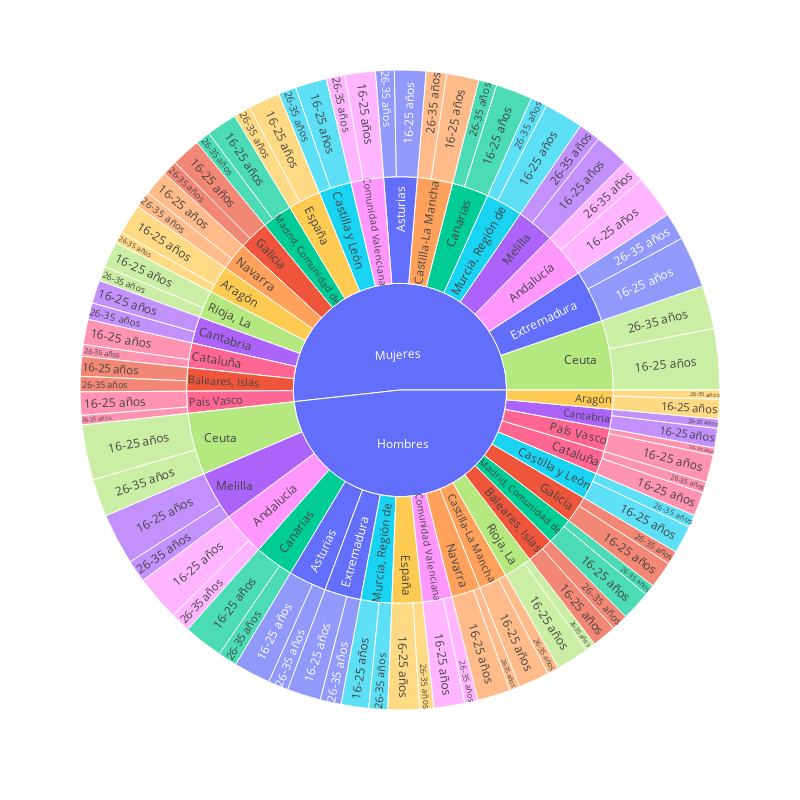

Source (notebook cell):
### Code cell
df = pd.read_excel('C:\\Users\\guill\\Desktop\\situacion_laboral.xlsx')
fig = px.sunburst(df, path=['Sexo', 'Territorio', 'Edad'], values='Tasa_paro', color='Territorio', width=800, height=800)
fig.show()

### Figure 1 — Plotly figure (JSON) as saved in the notebook; plotly's stock layout.template omitted (floating-point values rounded to 4 significant figures)
{"data": [{"branchvalues": "total", "customdata": [["Asturias"], ["Asturias"], ["Baleares, Islas"], ["Baleares, Islas"], ["Canarias"], ["Canarias"], ["Cantabria"], ["Cantabria"], ["Castilla-La Mancha"], ["Castilla-La Mancha"], ["Castilla y León"], ["Castilla y León"], ["Cataluña"], ["Cataluña"], ["Ceuta"], ["Ceuta"], ["Comunidad Valenciana"], ["España"], ["España"], ["Comunidad Valenciana"], ["Extremadura"], ["Extremadura"], ["Galicia"], ["Galicia"], ["Madrid, Comunidad de"], ["Madrid, Comunidad de"], ["Melilla"], ["Melilla"], ["Navarra"], ["Murcia, Región de"], ["Murcia, Región de"], ["Navarra"], ["País Vasco"], ["País Vasco"], ["Rioja, La"], ["Rioja, La"], ["Murcia, Región de"], ["Navarra"], ["Navarra"], ["Murcia, Región de"], ["Andalucía"], ["Andalucía"], ["Aragón"], ["Aragón"], ["Andalucía"], ["Aragón"], ["Aragón"], ["Andalucía"], ["Asturias"], ["Asturias"], ["Baleares, Islas"], ["Baleares, Islas"], ["Cantabria"], ["Cantabria"], ["Canarias"], ["Canarias"], ["Castilla y León"], ["Castilla-La Mancha"], ["Castilla-La Mancha"], ["Castilla y León"], ["Rioja, La"], ["País Vasco"], ["País Vasco"], ["Rioja, La"], ["Ceuta"], ["Ceuta"], ["Cataluña"], ["Cataluña"], ["Comunidad Valenciana"], ["Comunidad Valenciana"], ["España"], ["España"], ["Extremadura"], ["Extremadura"], ["Galicia"], ["Galicia"], ["Madrid, Comunidad de"], ["Madrid, Comunidad de"], ["Melilla"], ["Melilla"], ["Andalucía"], ["Andalucía"], ["Aragón"], ["Aragón"], ["Asturias"], ["Asturias"], ["Baleares, Islas"], ["Baleares, Islas"], ["Canarias"], ["Canarias"], ["Cantabria"], ["Cantabria"], ["Castilla y León"], ["Castilla y León"], ["Castilla-La Mancha"], ["Castilla-La Mancha"], ["Cataluña"], ["Cataluña"], ["Ceuta"], ["Ceuta"], ["Comunidad Valenciana"], ["Comunidad Valenciana"], ["España"], ["España"], ["Extremadura"], ["Extremadura"], ["Galicia"], ["Galicia"], ["Madrid, Comunidad de"], ["Madrid, Comunidad de"], ["Melilla"], ["Melilla"], ["Murcia, Región de"], ["Murcia, Región de"], ["Navarra"], ["Navarra"], ["País Vasco"], ["País Vasco"], ["Rioja, La"], ["Rioja, La"], ["(?)"], ["(?)"]], "domain": {"x": [0, 1], "y": [0, 1]}, "hovertemplate": "labels=%{label}<br>Tasa_paro=%{value}<br>parent=%{parent}<br>id=%{id}<br>Territorio=%{customdata[0]}<extra></extra>", "ids": ["Hombres/Asturias/16-25 años", "Mujeres/Asturias/16-25 años", "Hombres/Baleares, Islas/16-25 años", "Mujeres/Baleares, Islas/16-25 años", "Mujeres/Canarias/16-25 años", "Hombres/Canarias/16-25 años", "Hombres/Cantabria/16-25 años", "Mujeres/Cantabria/16-25 años", "Mujeres/Castilla-La Mancha/16-25 años", "Hombres/Castilla-La Mancha/16-25 años", "Mujeres/Castilla y León/16-25 años", "Hombres/Castilla y León/16-25 años", "Hombres/Cataluña/16-25 años", "Mujeres/Cataluña/16-25 años", "Mujeres/Ceuta/16-25 años", "Hombres/Ceuta/16-25 años", "Hombres/Comunidad Valenciana/16-25 años", "Hombres/España/16-25 años", "Mujeres/España/16-25 años", "Mujeres/Comunidad Valenciana/16-25 años", "Hombres/Extremadura/16-25 años", "Mujeres/Extremadura/16-25 años", "Hombres/Galicia/16-25 años", "Mujeres/Galicia/16-25 años", "Hombres/Madrid, Comunidad de/16-25 años", "Mujeres/Madrid, Comunidad de/16-25 años", "Hombres/Melilla/16-25 años", "Mujeres/Melilla/16-25 años", "Mujeres/Navarra/16-25 años", "Hombres/Murcia, Región de/16-25 años", "Mujeres/Murcia, Región de/16-25 años", "Hombres/Navarra/16-25 años", "Hombres/País Vasco/16-25 años", "Mujeres/País Vasco/16-25 años", "Hombres/Rioja, La/16-25 años", "Mujeres/Rioja, La/16-25 años", "Mujeres/Murcia, Región de/26-35 años", "Hombres/Navarra/26-35 años", "Mujeres/Navarra/26-35 años", "Hombres/Murcia, Región de/26-35 años", "Hombres/Andalucía/26-35 años", "Mujeres/Andalucía/26-35 años", "Hombres/Aragón/26-35 años", "Mujeres/Aragón/26-35 años", "Hombres/Andalucía/16-25 años", "Mujeres/Aragón/16-25 años", "Hombres/Aragón/16-25 años", "Mujeres/Andalucía/16-25 años", "Mujeres/Asturias/26-35 años", "Hombres/Asturias/26-35 años", "Mujeres/Baleares, Islas/26-35 años", "Hombres/Baleares, Islas/26-35 años", "Hombres/Cantabria/26-35 años", "Mujeres/Cantabria/26-35 años", "Hombres/Canarias/26-35 años", "Mujeres/Canarias/26-35 años", "Hombres/Castilla y León/26-35 años", "Hombres/Castilla-La Mancha/26-35 años", "Mujeres/Castilla-La Mancha/26-35 años", "Mujeres/Castilla y León/26-35 años", "Hombres/Rioja, La/26-35 años", "Mujeres/País Vasco/26-35 años", "Hombres/País Vasco/26-35 años", "Mujeres/Rioja, La/26-35 años", "Mujeres/Ceuta/26-35 años", "Hombres/Ceuta/26-35 años", "Mujeres/Cataluña/26-35 años", "Hombres/Cataluña/26-35 años", "Mujeres/Comunidad Valenciana/26-35 años", "Hombres/Comunidad Valenciana/26-35 años", "Mujeres/España/26-35 años", "Hombres/España/26-35 años", "Hombres/Extremadura/26-35 años", "Mujeres/Extremadura/26-35 años", "Hombres/Galicia/26-35 años", "Mujeres/Galicia/26-35 años", "Hombres/Madrid, Comunidad de/26-35 años", "Mujeres/Madrid, Comunidad de/26-35 años", "Hombres/Melilla/26-35 años", "Mujeres/Melilla/26-35 años", "Hombres/Andalucía", "Mujeres/Andalucía", "Hombres/Aragón", "Mujeres/Aragón", "Hombres/Asturias", "Mujeres/Asturias", "Hombres/Baleares, Islas", "Mujeres/Baleares, Islas", "Hombres/Canarias", "Mujeres/Canarias", "Hombres/Cantabria", "Mujeres/Cantabria", "Hombres/Castilla y León", "Mujeres/Castilla y León", "Hombres/Castilla-La Mancha", "Mujeres/Castilla-La Mancha", "Hombres/Cataluña", "Mujeres/Cataluña", "Hombres/Ceuta", "Mujeres/Ceuta", "Hombres/Comunidad Valenciana", "Mujeres/Comunidad Valenciana", "Hombres/España", "Mujeres/España", "Hombres/Extremadura", "Mujeres/Extremadura", "Hombres/Galicia", "Mujeres/Galicia", "Hombres/Madrid, Comunidad de", "Mujeres/Madrid, Comunidad de", "Hombres/Melilla", "Mujeres/Melilla", "Hombres/Murcia, Región de", "Mujeres/Murcia, Región de", "Hombres/Navarra", "Mujeres/Navarra", "Hombres/País Vasco", "Mujeres/País Vasco", "Hombres/Rioja, La", "Mujeres/Rioja, La", "Hombres", "Mujeres"], "labels": ["16-25 años", "16-25 años", "16-25 años", "16-25 años", "16-25 años", "16-25 años", "16-25 años", "16-25 años", "16-25 años", "16-25 años", "16-25 años", "16-25 años", "16-25 años", "16-25 años", "16-25 años", "16-25 años", "16-25 años", "16-25 años", "16-25 años", "16-25 años", "16-25 años", "16-25 años", "16-25 años", "16-25 años", "16-25 años", "16-25 años", "16-25 años", "16-25 años", "16-25 años", "16-25 años", "16-25 años", "16-25 años", "16-25 años", "16-25 años", "16-25 años", "16-25 años", "26-35 años", "26-35 años", "26-35 años", "26-35 años", "26-35 años", "26-35 años", "26-35 años", "26-35 años", "16-25 años", "16-25 años", "16-25 años", "16-25 años", "26-35 años", "26-35 años", "26-35 años", "26-35 años", "26-35 años", "26-35 años", "26-35 años", "26-35 años", "26-35 años", "26-35 años", "26-35 años", "26-35 años", "26-35 años", "26-35 años", "26-35 años", "26-35 años", "26-35 años", "26-35 años", "26-35 años", "26-35 años", "26-35 años", "26-35 años", "26-35 años", "26-35 años", "26-35 años", "26-35 años", "26-35 años", "26-35 años", "26-35 años", "26-35 años", "26-35 años", "26-35 años", "Andalucía", "Andalucía", "Aragón", "Aragón", "Asturias", "Asturias", "Baleares, Islas", "Baleares, Islas", "Canarias", "Canarias", "Cantabria", "Cantabria", "Castilla y León", "Castilla y León", "Castilla-La Mancha", "Castilla-La Mancha", "Cataluña", "Cataluña", "Ceuta", "Ceuta", "Comunidad Valenciana", "Comunidad Valenciana", "España", "España", "Extremadura", "Extremadura", "Galicia", "Galicia", "Madrid, Comunidad de", "Madrid, Comunidad de", "Melilla", "Melilla", "Murcia, Región de", "Murcia, Región de", "Navarra", "Navarra", "País Vasco", "País Vasco", "Rioja, La", "Rioja, La", "Hombres", "Mujeres"], "marker": {"colors": ["#636efa", "#636efa", "#EF553B", "#EF553B", "#00cc96", "#00cc96", "#ab63fa", "#ab63fa", "#FFA15A", "#FFA15A", "#19d3f3", "#19d3f3", "#FF6692", "#FF6692", "#B6E880", "#B6E880", "#FF97FF", "#FECB52", "#FECB52", "#FF97FF", "#636efa", "#636efa", "#EF553B", "#EF553B", "#00cc96", "#00cc96", "#ab63fa", "#ab63fa", "#FFA15A", "#19d3f3", "#19d3f3", "#FFA15A", "#FF6692", "#FF6692", "#B6E880", "#B6E880", "#19d3f3", "#FFA15A", "#FFA15A", "#19d3f3", "#FF97FF", "#FF97FF", "#FECB52", "#FECB52", "#FF97FF", "#FECB52", "#FECB52", "#FF97FF", "#636efa", "#636efa", "#EF553B", "#EF553B", "#ab63fa", "#ab63fa", "#00cc96", "#00cc96", "#19d3f3", "#FFA15A", "#FFA15A", "#19d3f3", "#B6E880", "#FF6692", "#FF6692", "#B6E880", "#B6E880", "#B6E880", "#FF6692", "#FF6692", "#FF97FF", "#FF97FF", "#FECB52", "#FECB52", "#636efa", "#636efa", "#EF553B", "#EF553B", "#00cc96", "#00cc96", "#ab63fa", "#ab63fa", "#FF97FF", "#FF97FF", "#FECB52", "#FECB52", "#636efa", "#636efa", "#EF553B", "#EF553B", "#00cc96", "#00cc96", "#ab63fa", "#ab63fa", "#19d3f3", "#19d3f3", "#FFA15A", "#FFA15A", "#FF6692", "#FF6692", "#B6E880", "#B6E880", "#FF97FF", "#FF97FF", "#FECB52", "#FECB52", "#636efa", "#636efa", "#EF553B", "#EF553B", "#00cc96", "#00cc96", "#ab63fa", "#ab63fa", "#19d3f3", "#19d3f3", "#FFA15A", "#FFA15A", "#FF6692", "#FF6692", "#B6E880", "#B6E880", "#636efa", "#636efa"]}, "name": "", "parents": ["Hombres/Asturias", "Mujeres/Asturias", "Hombres/Baleares, Islas", "Mujeres/Baleares, Islas", "Mujeres/Canarias", "Hombres/Canarias", "Hombres/Cantabria", "Mujeres/Cantabria", "Mujeres/Castilla-La Mancha", "Hombres/Castilla-La Mancha", "Mujeres/Castilla y León", "Hombres/Castilla y León", "Hombres/Cataluña", "Mujeres/Cataluña", "Mujeres/Ceuta", "Hombres/Ceuta", "Hombres/Comunidad Valenciana", "Hombres/España", "Mujeres/España", "Mujeres/Comunidad Valenciana", "Hombres/Extremadura", "Mujeres/Extremadura", "Hombres/Galicia", "Mujeres/Galicia", "Hombres/Madrid, Comunidad de", "Mujeres/Madrid, Comunidad de", "Hombres/Melilla", "Mujeres/Melilla", "Mujeres/Navarra", "Hombres/Murcia, Región de", "Mujeres/Murcia, Región de", "Hombres/Navarra", "Hombres/País Vasco", "Mujeres/País Vasco", "Hombres/Rioja, La", "Mujeres/Rioja, La", "Mujeres/Murcia, Región de", "Hombres/Navarra", "Mujeres/Navarra", "Hombres/Murcia, Región de", "Hombres/Andalucía", "Mujeres/Andalucía", "Hombres/Aragón", "Mujeres/Aragón", "Hombres/Andalucía", "Mujeres/Aragón", "Hombres/Aragón", "Mujeres/Andalucía", "Mujeres/Asturias", "Hombres/Asturias", "Mujeres/Baleares, Islas", "Hombres/Baleares, Islas", "Hombres/Cantabria", "Mujeres/Cantabria", "Hombres/Canarias", "Mujeres/Canarias", "Hombres/Castilla y León", "Hombres/Castilla-La Mancha", "Mujeres/Castilla-La Mancha", "Mujeres/Castilla y León", "Hombres/Rioja, La", "Mujeres/País Vasco", "Hombres/País Vasco", "Mujeres/Rioja, La", "Mujeres/Ceuta", "Hombres/Ceuta", "Mujeres/Cataluña", "Hombres/Cataluña", "Mujeres/Comunidad Valenciana", "Hombres/Comunidad Valenciana", "Mujeres/España", "Hombres/España", "Hombres/Extremadura", "Mujeres/Extremadura", "Hombres/Galicia", "Mujeres/Galicia", "Hombres/Madrid, Comunidad de", "Mujeres/Madrid, Comunidad de", "Hombres/Melilla", "Mujeres/Melilla", "Hombres", "Mujeres", "Hombres", "Mujeres", "Hombres", "Mujeres", "Hombres", "Mujeres", "Hombres", "Mujeres", "Hombres", "Mujeres", "Hombres", "Mujeres", "Hombres", "Mujeres", "Hombres", "Mujeres", "Hombres", "Mujeres", "Hombres", "Mujeres", "Hombres", "Mujeres", "Hombres", "Mujeres", "Hombres", "Mujeres", "Hombres", "Mujeres", "Hombres", "Mujeres", "Hombres", "Mujeres", "Hombres", "Mujeres", "Hombres", "Mujeres", "Hombres", "Mujeres", "", ""], "type": "sunburst", "values": [30.59, 26.11, 20.25, 16.48, 30.47, 32.79, 16.25, 19.24, 26.96, 25.62, 26.12, 23.15, 19.8, 20.88, 50.89, 45.92, 25.74, 26.17, 26.52, 25.28, 28, 42.68, 22.21, 24.37, 24.6, 25.38, 42.68, 28.86, 21.16, 22.99, 32.56, 27.48, 22.78, 19.4, 26.97, 21.79, 13.74, 8.45, 13.71, 15.64, 16.59, 19.79, 7.52, 9.47, 37.98, 25.09, 16.39, 35.77, 15.59, 16.8, 12.77, 13.79, 7.69, 13.98, 16, 15.14, 10.37, 9.92, 16.97, 14.72, 8.48, 7.88, 6.01, 12.25, 35.97, 31.37, 9.78, 9.25, 15.57, 11.01, 14.16, 11.79, 17.43, 22.76, 11.39, 12.43, 9.14, 12.31, 18.53, 18.16, 54.57, 55.56, 23.91, 34.56, 47.39, 41.7, 34.04, 29.25, 48.79, 45.61, 23.94, 33.22, 33.52, 40.84, 35.54, 43.93, 29.05, 30.66, 77.29, 86.86, 36.75, 40.85, 37.96, 40.68, 45.43, 65.44, 33.6, 36.8, 33.74, 37.69, 61.21, 47.02, 38.63, 46.3, 35.93, 34.87, 28.79, 27.28, 35.45, 34.04, 795.5, 853.2]}], "layout": {"height": 800, "legend": {"tracegroupgap": 0}, "margin": {"t": 60}, "width": 800}}
